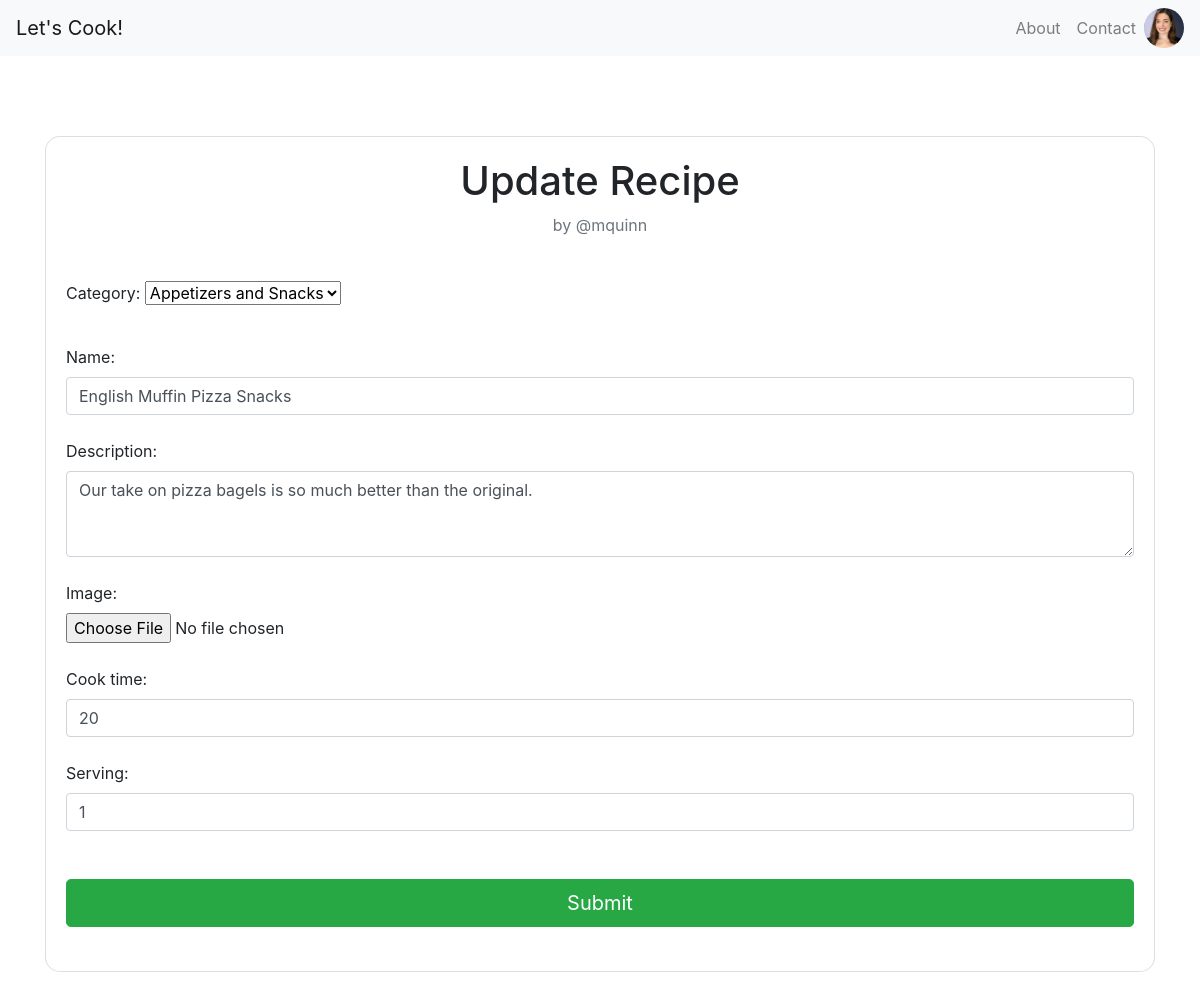
The page /recipe/update/3/ (signed in) on the database its author committed.
### user_profile/models.py (models this page shows, shortened)
class Profile(models.Model):
    MALE = 'M'
    FEMALE ="F"
    OTHER = "O"
    UNDISCLOSED = "U"
    GENDER_CHOICES = [
        (MALE, 'Male'),
        (FEMALE, 'Female'),
        (OTHER, 'Other'),
        (UNDISCLOSED, 'Undisclosed'),
    ]
    user= models.OneToOneField(User, on_delete=models.CASCADE)
    image = models.ImageField(upload_to='profile_images', default='default_profile_image.jpg')
    gender = models.CharField(max_length= 20, choices = GENDER_CHOICES, default=UNDISCLOSED)

### recipe/models.py (models this page shows, shortened)
class Recipe(models.Model):
    category = models.ForeignKey(Category, on_delete=models.CASCADE, related_name='category')
    created_by = models.ForeignKey(User, on_delete=models.CASCADE, related_name="created_by")
    name = models.CharField(max_length=255)
    image = models.ImageField(upload_to='recipe_images', default='recipebookopen.svg', blank=True, null=True)
    description = models.TextField()
    cook_time = models.CharField(max_length=255)
    serving = models.CharField(max_length=255)
    created_at = models.DateTimeField(auto_now_add=True)
    updated_at = models.DateTimeField(auto_now_add=True)

### recipe/views.py (the view)
# urls.py: path('update/<int:recipe_primary_key>/', views.update_recipe, name="update_recipe"),
@login_required
def update_recipe(request, recipe_primary_key):
    recipe = get_object_or_404(Recipe, pk=recipe_primary_key, created_by=request.user)
    if request.method == 'POST':
        form = RecipeForm(request.POST, request.FILES, instance=recipe)
        if form.is_valid():
            if 'image' in request.FILES:
                uploaded_image = request.FILES['image']
                if uploaded_image != recipe.image:  # Check if the uploaded image is different
                    recipe.image = uploaded_image
            form.save()  # Save the other fields
            messages.success(request, "Recipe updated successfully.")
        else:
            messages.error(request, "Failed to update recipe")
    else:
        form = RecipeForm(instance=recipe)
    return render(request, 'recipe/forms.html', {
        'title': 'Update Recipe',
        'form': form
    })

### recipe/forms.py
class RecipeForm(forms.ModelForm):
    class Meta:
        model = Recipe
        fields = ('category', 'name', 'description', 'image', 'cook_time', 'serving')
        widgets = {
            'category': forms.Select(attrs= {
                'class': SELECT_AREA
            }),
            'name': forms.TextInput(attrs= {
                'class': INPUT_CLASSES,
                'placeholder': 'Enter recipe name'
            }),
            'image': forms.FileInput(attrs= {
                'class': FOR_IMAGE,
            }),
            'description': forms.Textarea(attrs= {
                'class': TEXT_AREA,
                'placeholder':  "Enter description",
                'rows': '3',
            }),
            'serving': forms.TextInput(attrs= {
                'class': INPUT_CLASSES,
                'placeholder': 'Enter how many servings per recipe'
            }),
            'cook_time': forms.TextInput(attrs= {
                'class': INPUT_CLASSES,
                'placeholder': 'Enter how long it takes to cook'
            }),
        }

### recipe/models.py (called while the page is built)
    def __str__(self):
        return self.name

### recipe/templates/recipe/forms.html (shortened to what this page needs)
{% extends 'core/base.html' %}
{% block content %}
<div class="container py-5">
    <div class="justify-content-center align-items-center">
        <div class="card" style="border-radius: 15px;">
            <div class="text-center" style="padding-top:20px">
                <h1> {{ title }} </h1>
                <p class="text-muted mb-4"> by @{{ request.user.username }} </p>
            </div>
            <div class="card-body text-left">
                        <form action="." method="post" enctype="multipart/form-data">
                            {% for field in form %}
                            <div data-mdb-input-init class="form-outline mb-4">
                                <label class="form-label" for="{{ field.id_for_label }}">{{ field.label }}:</label>
                                {{ field }}
                            </div>
                            {% endfor %}
                            <br>
                            <input type="submit" data-mdb-button-init data-mdb-ripple-init class="btn btn-success btn-lg btn-block"></button>
                        </form>
            </div>
        </div>
    </div>
    {% endblock %}

### core/templates/core/base.html (shortened to what this page needs)
<!doctype html>
<html lang="en">
  <head>
    <link rel="stylesheet" href="https://cdn.jsdelivr.net/npm/bootstrap@4.4.1/dist/css/bootstrap.min.css">
  </head>
  <body>
    {% if request.user.is_authenticated %}
    <nav class="navbar navbar-expand-lg navbar-light bg-light">
      <a class="navbar-brand" href="{% url 'core:home' %}">Let's Cook!</a>
      <div class="collapse navbar-collapse" id="navbarNav">
        <ul class="navbar-nav ml-auto">
          <li class="nav-item">
            <a class="nav-link" href="#">About</a>
          </li>
          <li class="nav-item">
            <a class="nav-link" href="#">Contact</a>
          </li>
          <li class="nav-item dropdown">
                <a data-toggle="dropdown">
                     <img id="profile-img" style="height: 40px;" class="rounded-circle"  src="{{ request.user.profile.image.url }}" alt="profile photo">
                </a>
        </li>
          </ul>
      </div>
    </nav>
      {% endif %}
      <div class="p-3 md:px-3 md:py-3 bg-white dark:bg-gray-900">
      </div>
      {% block content %}
      {% endblock%}
  </body>
</html>

### rows shown on the page
Recipe: form "Appetizers and Snacks" "English Muffin Pizza Snacks" "Our take on pizza bagels is so much better than the original." "20" "1"

### other values the page prints
{{ title }} "Update Recipe"
{{ request.user.username }} "mquinn"
{{ field.label }} "Category" "Name" "Description" "Image" "Cook time" "Serving"
